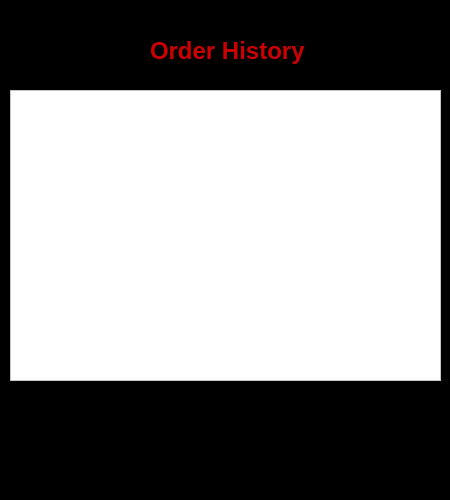
<?xml version="1.0" encoding="UTF-8"?>
<ui version="4.0">
 <class>history</class>
 <widget class="QDialog" name="history">
  <property name="geometry">
   <rect>
    <x>0</x>
    <y>0</y>
    <width>450</width>
    <height>500</height>
   </rect>
  </property>
  <property name="minimumSize">
   <size>
    <width>450</width>
    <height>500</height>
   </size>
  </property>
  <property name="maximumSize">
   <size>
    <width>450</width>
    <height>500</height>
   </size>
  </property>
  <property name="windowTitle">
   <string>Dialog</string>
  </property>
  <property name="styleSheet">
   <string notr="true">background-color:black</string>
  </property>
  <widget class="QTableView" name="tableView">
   <property name="geometry">
    <rect>
     <x>10</x>
     <y>90</y>
     <width>431</width>
     <height>291</height>
    </rect>
   </property>
   <property name="styleSheet">
    <string notr="true">background-color:white;
color:black</string>
   </property>
  </widget>
  <widget class="QLabel" name="label">
   <property name="geometry">
    <rect>
     <x>150</x>
     <y>30</y>
     <width>161</width>
     <height>41</height>
    </rect>
   </property>
   <property name="styleSheet">
    <string notr="true">color:#cc0000;
font:bold;
font-size:24px</string>
   </property>
   <property name="text">
    <string>Order History</string>
   </property>
  </widget>
 </widget>
 <resources/>
 <connections/>
</ui>
